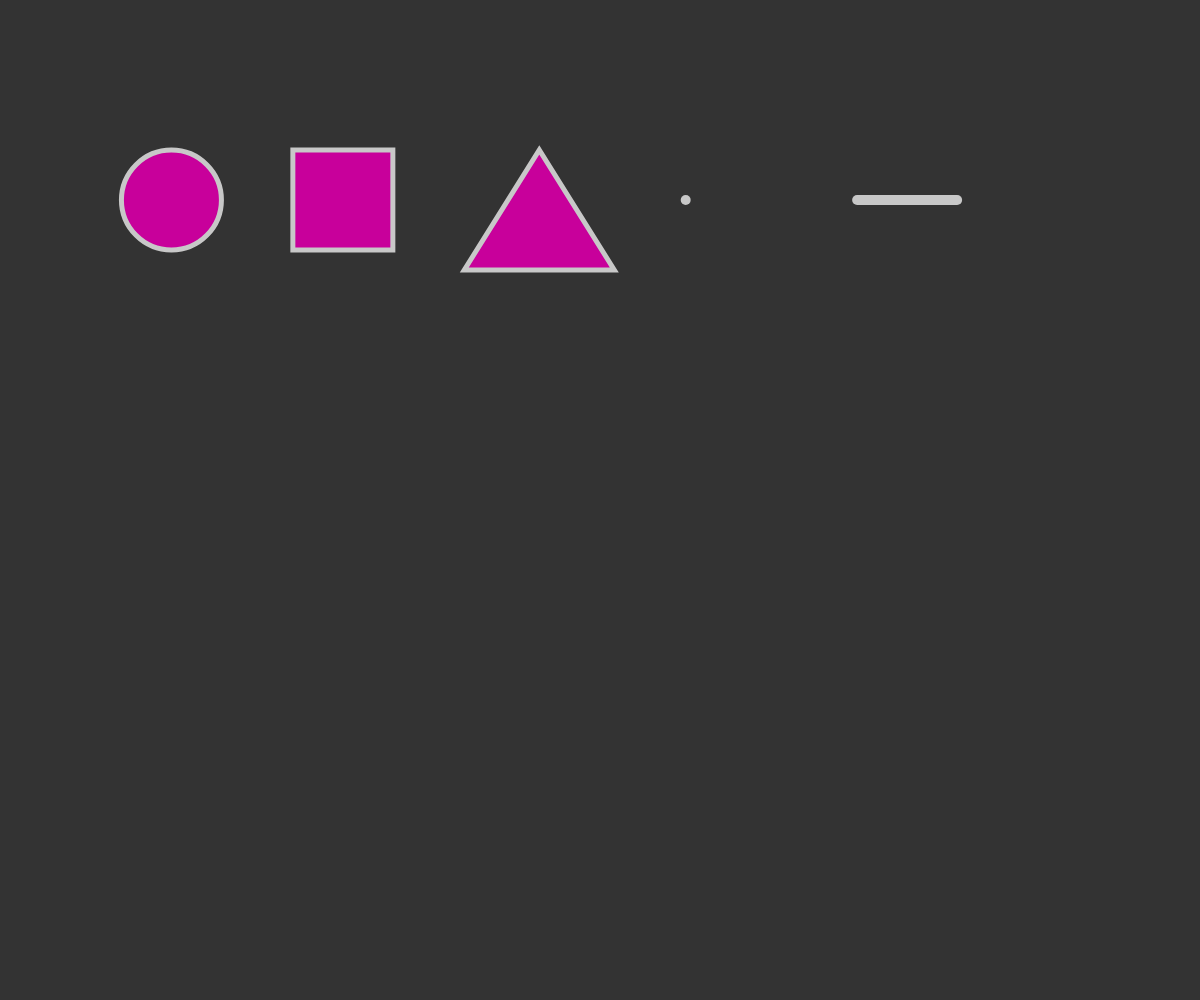
Frame 1 (no input)
Frame 60 (no input): identical to frame 1, image omitted
Frame 120 (the mouse pressed at the canvas centre since frame 60): identical to frame 1, image omitted

The p5.js sketch that drew this single still picture (run headless with seeded random() and noise() and a simulated clock; from frame 60 on, the mouse is pressed at the canvas centre):

// p5.js sketch
// ── sketch.js
// here we'll create a bunch of basic shapes or "primitives"
// so many ways to play with these of course, to come.

var stretchX, stretchY;

function setup() {
  createCanvas(windowWidth, windowHeight);
  fill(200, 0, 155);
  stroke(200);
  strokeWeight(5);

}

function draw(){
  background(51);

  stretchX = 0;
  stretchY = 0;

  // stretchX = mouseX;
  // stretchY = mouseY;

  // stretchX = map(mouseX, 0, width, 0, 200);
  // stretchY = map(mouseY, 0, width, 0, 200);

  // ellipse;
  push();
    translate(width * 1/7, height/5);
    ellipse(0, 0, 100 + stretchX, 100 + stretchY);
  pop();

  // rectangle
  push();
    rectMode(CENTER);
    translate(width * 2/7, height/5);
    rect(0, 0, 100 + stretchX, 100 + stretchY);
  pop();

  // triangle
  push();
    translate(width * 3/7, height/5 + 50);
    triangle(-50, 20, 100, 20, 25 + stretchX, -100 + stretchY);
  pop();

  // point
  push();
    strokeWeight(10 + stretchX);
    translate(width * 4/7, height/5);
    point(0, 0);
  pop();

  // line
  push();
    strokeWeight(10);
    translate(width * 5/7, height/5);
    line(0, 0, 100 + stretchX, 0);
  pop();


}
